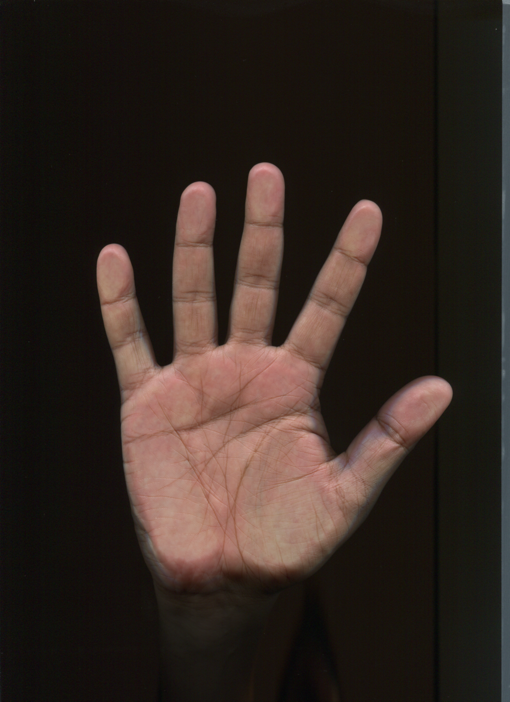
#> input picture training/081.tif, 510 x 702 px
$ jupyter execute notebook.ipynb
#> lines starting #> are read from the running program, lines starting #| are printed output that depends on the picture; after the words box and inside, x2 and y2 are one past the last pixel; in counts of white or black regions, pixels touching at a corner belong together
[cell 1]
import numpy as np
import pandas as pd

import matplotlib.pyplot as plt
from PIL import Image, ImageOps, ImageFont, ImageDraw
import csv

import cv2

import pickle

[cell 2]
# Load image
image = cv2.imread('training/081.tif')
#> image is the input picture: shape (702, 510, 3); mean B, G, R 33.2, 39.5, 51.2

if True:
    for i in range(image.shape[0]):
        for j in range(image.shape[1]):
            image[i, j] = image[i, j][::-1]
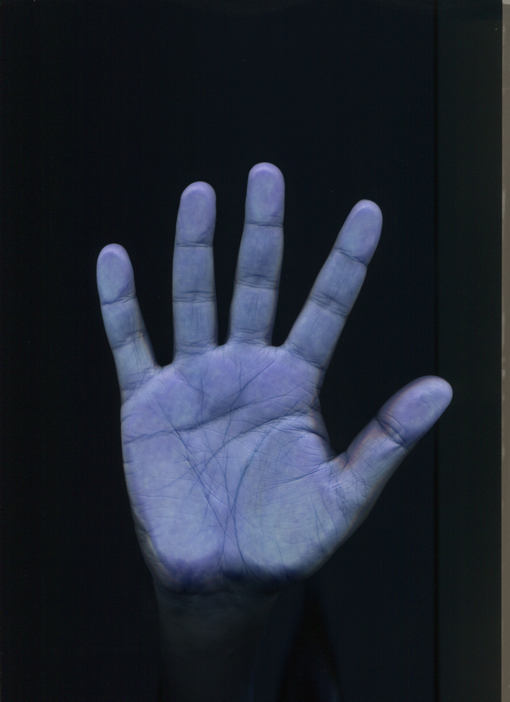
#> image: shape (702, 510, 3); mean B, G, R 51.2, 39.5, 33.2

gray = cv2.cvtColor(image,cv2.COLOR_BGR2GRAY)
threshold = gray.copy()
threshold[threshold < 50] = 0
threshold[threshold > 0] = 1
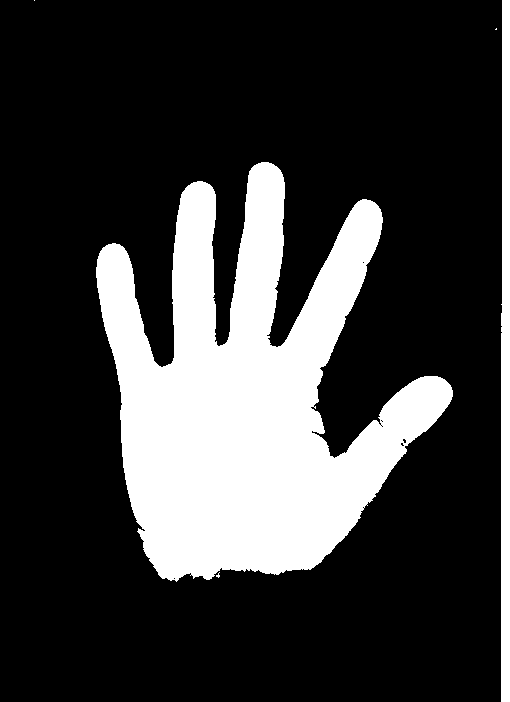
#> threshold: shape (702, 510); values 0 (black) and 1 (white), 23.2% white; 5 white regions (3 under 20 px)

contours, hierarchy = cv2.findContours(threshold, cv2.RETR_EXTERNAL, cv2.CHAIN_APPROX_SIMPLE)
#> contours = 5 contours, 3 with area under 20; largest, box (x1, y1, x2, y2) and area: (96, 162, 453, 582) 75838, (501, 0, 510, 702) 5294

filter_contours = sorted(contours, key=cv2.contourArea, reverse=True)
#> filter_contours has the same summary as contours
contours = [filter_contours[0]]
#> contours = 1 contour; box (x1, y1, x2, y2) and area: (96, 162, 453, 582) 75838

image_contours = cv2.drawContours(image * 0, contours, -1, (0,255,0), 3)
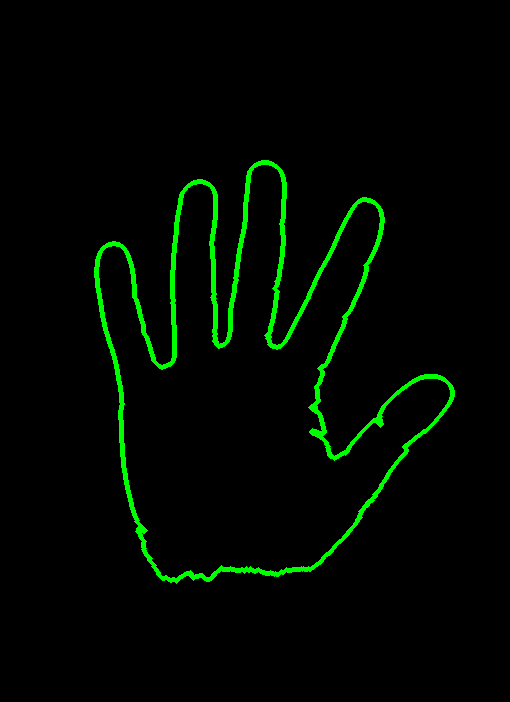
#> image_contours: shape (702, 510, 3); mean B, G, R 0, 7.8, 0

# Draw image ans contours
fig, (ax1, ax2) = plt.subplots(1, 2, figsize=(16, 16))

ax1.imshow(image)
ax1.axis('off')

ax2.imshow(image_contours)
ax2.axis('off')

plt.show()

[cell 3]
Image.fromarray(image_contours)

[cell 4]
hull = cv2.convexHull(contours[0], returnPoints=False)
#> hull = 45 values, max 1085 at index 0, min 0 at index 44, mean 450.8

Image.fromarray(cv2.drawContours(image_contours, [cv2.convexHull(contours[0])], -1, (255, 0,0), 3))

[cell 5]
cnt = contours[0]
#> cnt = contour of 1086 points, box (x1, y1, x2, y2) (96, 162, 453, 582), area 75838
img = image.copy()
defects = cv2.convexityDefects(cnt,hull)
#> defects = 39 rows, first 6: [0, 120, 63, 42156], [120, 122, 121, 114], [122, 124, 123, 142], [124, 236, 161, 34306], [237, 239, 238, 142], [239, 241, 240, 114]

P = []
for i in range(defects.shape[0]):
    P.append(defects[i, 0][0])
    P.append(defects[i, 0][2])
    P.append(defects[i, 0][1])
#> after the loop, P = 117 values from 0 to 1085

K   = [P[0]]
#> K = [0]
K_i = [0]
for i, p in enumerate(P):
    s = tuple(cnt[K[-1]][0])
    e = tuple(cnt[p][0])
    f = tuple(cnt[K[0]][0])
    if (s[0] - e[0]) ** 2 + (s[1] - e[1]) ** 2 > 4000:
        K.append(p)
        K_i.append(i)
#> this loop made 117 passes
#> (p, s, e) on passes 2, 3, 5, 6, 7, 8, 9, 10: (63, (261, 162), (219, 346)), (120, (219, 346), (193, 182)), (121, (193, 182), (192, 183)), (122, (193, 182), (191, 183)), (122, (193, 182), (191, 183)), (123, (193, 182), (189, 185)), (124, (193, 182), (188, 185)), (124, (193, 182), (188, 185))
#> after the loop, K = [0, 63, 120, 161, 236, 295, 310, 342, 415, 466, 507, 580, 607, 702, 865, 1009, 1083]; K_i = [0, 1, 2, 10, 11, 28, 29, 40, 62, 65, 80, 85, 95, 103, 104, 112, 113]
s = tuple(cnt[K[0]][0])
#> s = (261, 162)
e = tuple(cnt[K[-1]][0])
#> e = (271, 163)
if (s[0] - e[0]) ** 2 + (s[1] - e[1]) ** 2 < 4000:
    K = K[:len(K) - 1]
#> K = [0, 63, 120, 161, 236, 295, 310, 342, 415, 466, 507, 580, 607, 702, 865, 1009]
    K_i = K_i[:len(K_i) - 1]
#> K_i = [0, 1, 2, 10, 11, 28, 29, 40, 62, 65, 80, 85, 95, 103, 104, 112]

for i in range(len(P)):
    cv2.circle(img, tuple(cnt[P[i]][0]), 7, [0,255,255], -1)
#> this loop made 117 passes
#> img: shape (702, 510, 3); 1.81% of pixels changed, all inside (x1, y1, x2, y2) = (89, 155, 460, 589)


for i in range(len(K)):
    cv2.circle(img, tuple(cnt[K[i]][0]), 5, [255,0,0], -1)
#> this loop made 16 passes
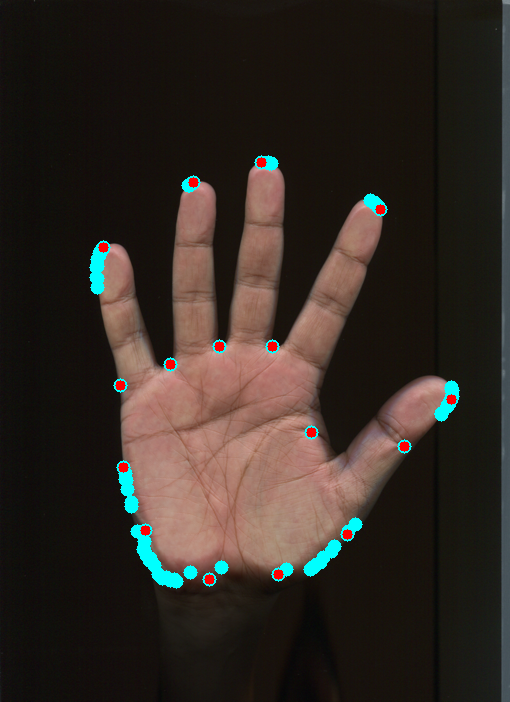
#> img: shape (702, 510, 3); mean R, G, B 50.6, 42, 36

Image.fromarray(img)

[cell 6]
def check(ind):
    pre_is_longer = True
    m = cv2.moments(cnt)
    cen = (int(m['m10'] / m['m00']), int(m['m01'] / m['m00']))
    p = tuple(cnt[K[ind]][0])

    pre_dist = (cen[0] - p[0]) ** 2 + (cen[1] - p[1]) ** 2
    for i in range(ind + 1, ind + 9):
        p = tuple(cnt[K[i]][0])
        dist = (cen[0] - p[0]) ** 2 + (cen[1] - p[1]) ** 2
        if dist > pre_dist and pre_is_longer:
            return False
        if dist < pre_dist and not pre_is_longer:
            return False
        pre_is_longer = not pre_is_longer
        pre_dist = dist
    for i in range(ind+ 1, ind + 7):
        p1 = tuple(cnt[K[i]][0])
        p2 = tuple(cnt[K[i + 1]][0])
        p3 = tuple(cnt[K[i + 2]][0])
        v1 = (p2[0] - p1[0], p2[1] - p1[1])
        v2 = (p3[0] - p2[0], p3[1] - p2[1])
        if v1[0] * v2[0] + v1[1] * v2[1]  > 0:
            return False
    p1 = tuple(cnt[K[ind]][0])
    p2 = tuple(cnt[K[ind + 8]][0])
    v1 = (p1[0] - cen[0], p1[1] - cen[1])
    v2 = (p2[0] - cen[0], p2[1] - cen[1])
    if v1[0] * v2[1] - v1[1] * v2[0] > 0:
        return False

    return True

img = image.copy()
m = cv2.moments(cnt)
#> m = moments, m00 75838, centre m10/m00, m01/m00 = (247.4, 399.3)
x = int(m['m10'] / m['m00'])
#> x = 247
y = int(m['m01'] / m['m00'])
#> y = 399
cen = (x, y)
#> cen = (247, 399)
cv2.circle(img, cen, 10, [255,0,255], -1)
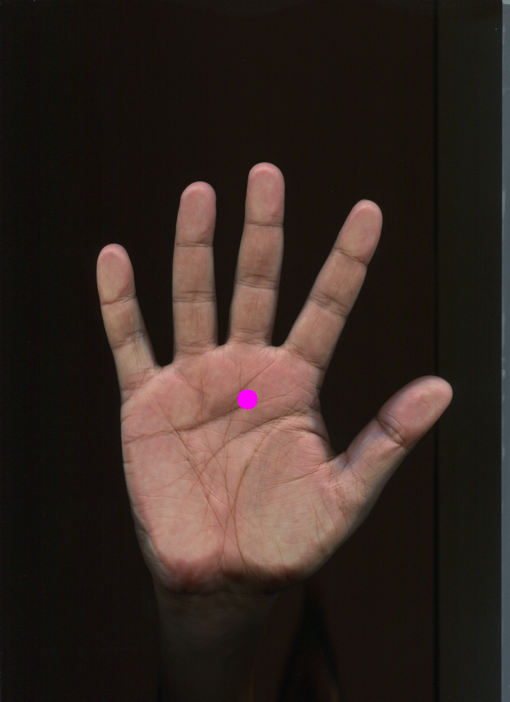
#> img: shape (702, 510, 3); 0.09% of pixels changed, all inside (x1, y1, x2, y2) = (237, 389, 258, 410)
end = -1000
for M in range(-9, len(K) - 8):
    if check(M):
        if M + 8 <= 0:
            end = max(end, len(K) - M - 8)
        else:
            end = max(end, M + 8)
        for i in range(M, M + 9):
            cv2.circle(img, tuple(cnt[K[i]][0]), 5, [255,0,0], -1)
#> this loop made 17 passes
#> (p1 in check, p2 in check, v1 in check, v2 in check, end) on passes 4, 6: ((347, 534), (193, 182), (100, 135), (-54, -217), 2), ((451, 399), (103, 247), (204, 0), (-144, -152), 4)
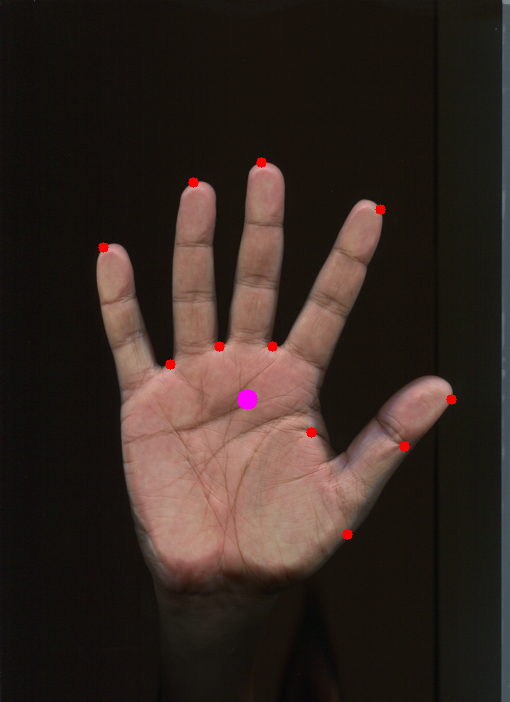
#> img: shape (702, 510, 3); 0.25% of pixels changed, all inside (x1, y1, x2, y2) = (98, 157, 457, 540)
end = end % len(K)

Image.fromarray(img)

[cell 7]
img = image.copy()
hand = []
for i in range(8, -1, -1):
        hand.append(end - i)
#> after the loop, hand = [-4, -3, -2, -1, 0, 1, 2, 3, 4]

dist = 0
ind = 0
r = tuple(cnt[K[hand[3]]][0])
#> r = (272, 346)
l = tuple(cnt[K[hand[5]]][0])
#> l = (219, 346)
for i in (range(K_i[hand[3]] + 1, K_i[hand[5]])):
    p = tuple(cnt[P[i]][0])
    if  (l[0] - p[0]) ** 2 + (l[1] - p[1]) ** 2 + (r[0] - p[0]) ** 2 + (r[1] - p[1]) ** 2 > dist:
        dist = (l[0] - p[0]) ** 2 + (l[1] - p[1]) ** 2 + (r[0] - p[0]) ** 2 + (r[1] - p[1]) ** 2
        ind = i
#> after the loop, dist = 0; ind = 0
K_i[hand[4]] = ind
K[hand[4]] = P[ind]

dist = 0
ind = 0
r = tuple(cnt[K[hand[1]]][0])
#> r = (311, 432)
l = tuple(cnt[K[hand[3]]][0])
#> l = (272, 346)
for i in (range(K_i[hand[1]] + 1, K_i[hand[3]])):
    p = tuple(cnt[P[i]][0])
    if  (l[0] - p[0]) ** 2 + (l[1] - p[1]) ** 2 + (r[0] - p[0]) ** 2 + (r[1] - p[1]) ** 2 > dist:
        dist = (l[0] - p[0]) ** 2 + (l[1] - p[1]) ** 2 + (r[0] - p[0]) ** 2 + (r[1] - p[1]) ** 2
        ind = i
#> this loop made 8 passes
#> (p, dist) on passes 1, 3, 4, 5, 7: ((380, 209), 84923), ((378, 207), 85671), ((378, 206), 86401), ((374, 202), 88009), ((370, 200), 88225)
#> after the loop, dist = 88225; ind = 110
K_i[hand[2]] = ind
K[hand[2]] = P[ind]

p1 = tuple(cnt[K[hand[1]]][0])
#> p1 = (311, 432)
p2 = tuple(cnt[K[hand[2]]][0])
#> p2 = (370, 200)
v = (p2[0] - p1[0], p2[1] - p1[1])
#> v = (59, -232)

dist = 0
ind = 0
i = K_i[hand[1]]
#> i = 103

while True:
    i -= 1
    p = tuple(cnt[P[i]][0])
    v1 = (p[0] - p1[0], p[1] - p1[1])
    if v[0] * v1[1] - v[1] * v1[0] <= 0:
        break
    if (v[0] * v1[0] + v[1] * v1[1]) / (v[0] ** 2 + v[1] ** 2) ** 0.5 / (v1[0] ** 2 + v1[1] ** 2) ** 0.5 < -1 / 2 ** 0.5:
        break

    if v1[0] ** 2 + v1[1] ** 2 > dist:
        dist = v1[0] ** 2 + v1[1] ** 2
        ind = i
#> this loop made 19 passes
#> (i, p, v1, dist, ind) on passes 1, 4: (102, (451, 387), (140, -45), 21625, 102), (99, (452, 390), (141, -42), 21645, 99)
#> after the loop, dist = 21645; i = 84; ind = 99

K_i[hand[0]] = ind
K[hand[0]] = P[ind]

for i in hand:
    cv2.circle(img, tuple(cnt[K[i]][0]), 5, [255,0,25], -1)
#> this loop made 9 passes
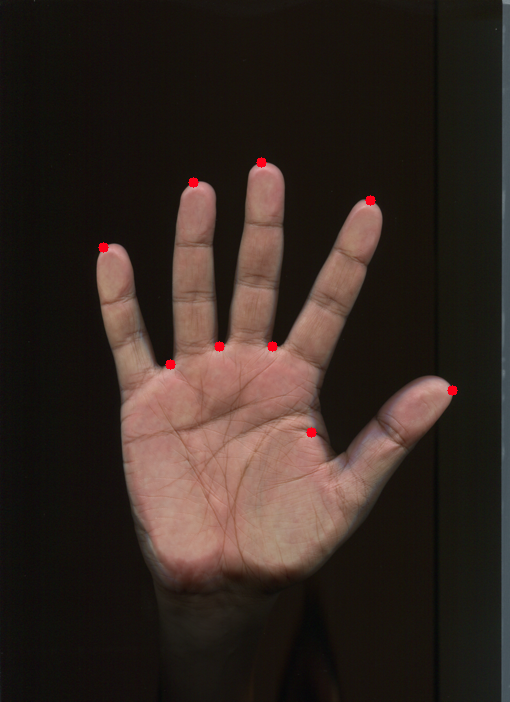
#> img: shape (702, 510, 3); 0.2% of pixels changed, all inside (x1, y1, x2, y2) = (98, 157, 458, 438)

Image.fromarray(img)

[cell 8]
hand_img = cv2.drawContours(image * 0, contours, -1, (255,255,255), -1)[:,:,0]
#> hand_img: shape (702, 510); 21.5% white; 1 white region, box (x1, y1, x2, y2) and area: (96, 162, 453, 582) 76951
trans = cv2.distanceTransform(hand_img, cv2.DIST_L2, 5)
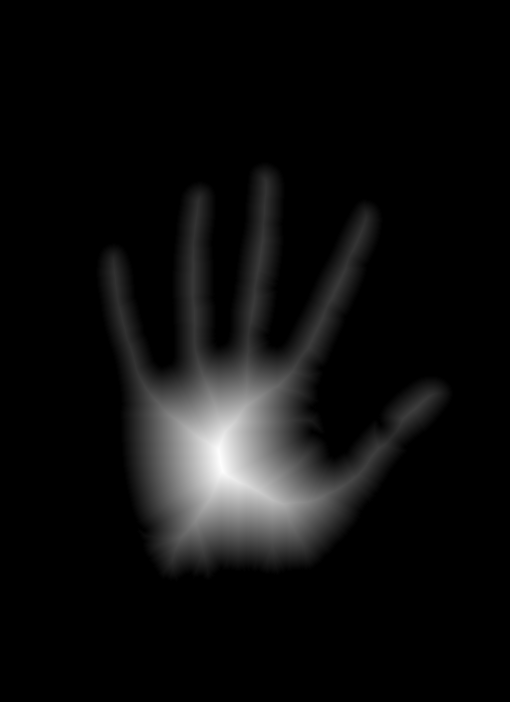
#> trans: shape (702, 510) float32; min 0, max 97.88, mean 5.4; drawn with min black and max white
min_val, max_val, min_loc, max_loc = cv2.minMaxLoc(trans)
#> min_val = 0; max_val = 97.88; min_loc = (0, 0); max_loc = (220, 462)

center = max_loc
#> center = (220, 462)
radius = max_val
#> radius = 97.88

cv2.circle(img, max_loc, int(max_val), [255,0,0], 2)
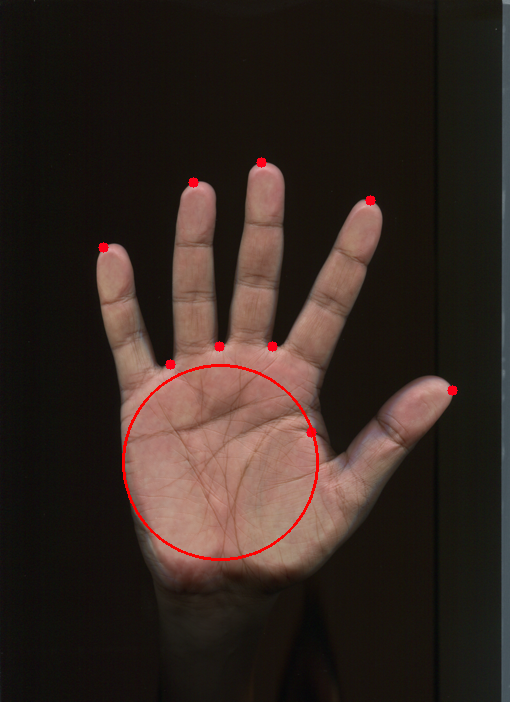
#> img: shape (702, 510, 3); 0.48% of pixels changed, all inside (x1, y1, x2, y2) = (122, 364, 319, 561)
cv2.circle(img, max_loc, 5, [255,255,255], -1)
#> img: shape (702, 510, 3); 0.02% of pixels changed, all inside (x1, y1, x2, y2) = (215, 457, 226, 468)

Image.fromarray(img)

[cell 9]
Image.fromarray(image.copy() * cv2.circle(img * 0, max_loc, int(max_val), [1,1,1], -1))
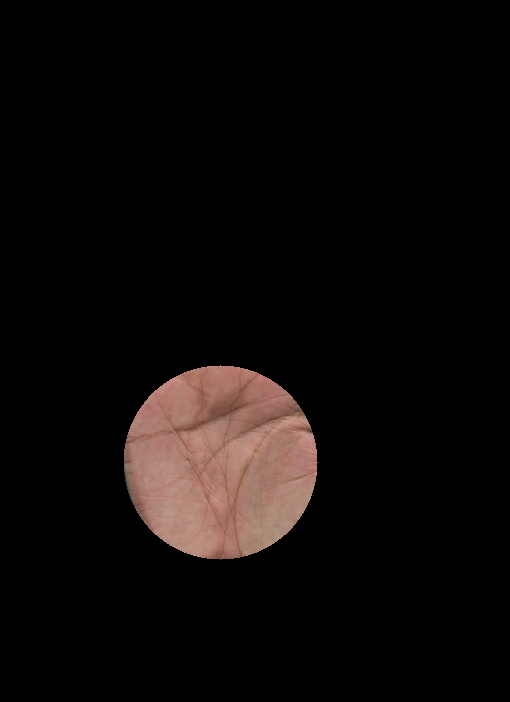
#> Out: PIL image 510x702 RGB; mean R, G, B 13.9, 10.1, 9

[cell 10]
cv2.__version__
#> Out = '4.13.0'

$ run again, with training/001.tif copied over training/081.tif
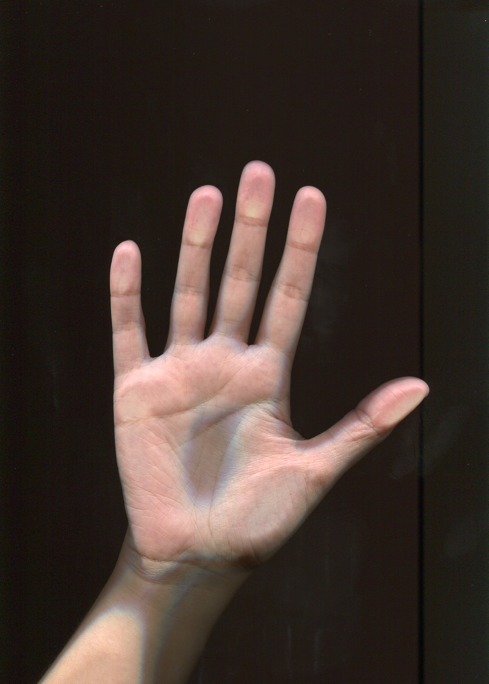
#> input picture training/001.tif, 489 x 684 px
#> image is the input picture: shape (684, 489, 3); mean B, G, R 46.8, 53.1, 66.6
#> `threshold[threshold > 0] = 1`:
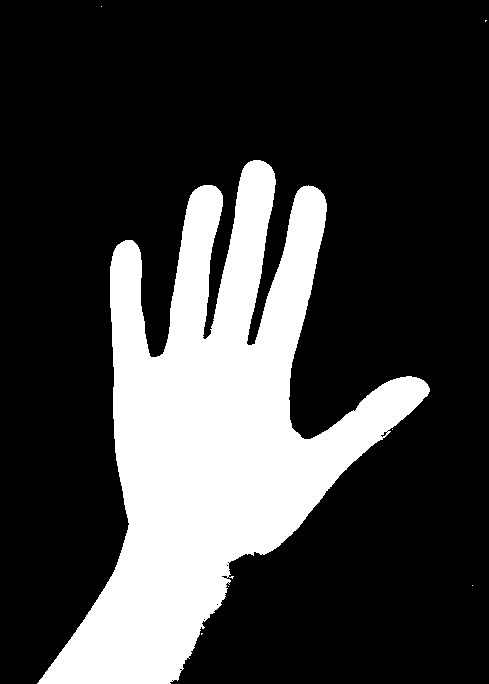
#> threshold: shape (684, 489); values 0 (black) and 1 (white), 24.3% white; 7 white regions (6 under 20 px)
#> `contours, hierarchy = cv2.findContours(threshold, cv2.RETR_EXTERNAL, c..`: contours = 7 contours, 6 with area under 20; largest, box (x1, y1, x2, y2) and area: (37, 160, 430, 684) 80044
#> filter_contours has the same summary as contours
#> `contours = [filter_contours[0]]`: contours = 1 contour; box (x1, y1, x2, y2) and area: (37, 160, 430, 684) 80044
#> hull = 22 values, max 1002 at index 0, min 0 at index 21, mean 462.4
#> cnt = contour of 1003 points, box (x1, y1, x2, y2) (37, 160, 430, 684), area 80044
#> defects = 17 rows, first 6: [0, 2, 1, 162], [2, 136, 80, 35605], [136, 138, 137, 142], [138, 240, 197, 29462], [241, 247, 242, 114], [247, 249, 248, 186]
#> after the loop `for i in range(defects.shape[0]):`: P = 51 values from 0 to 1002
#> `K   = [P[0]]`: K = [0]
#> the loop `for i, p in enumerate(P):` made 51 passes
#> (p, s, e) on passes 2, 3, 4, 5, 6, 8, 9, 10: (1, (253, 160), (252, 161)), (2, (253, 160), (250, 161)), (2, (253, 160), (250, 161)), (80, (253, 160), (205, 339)), (136, (205, 339), (198, 187)), (137, (198, 187), (196, 189)), (138, (198, 187), (195, 189)), (138, (198, 187), (195, 189))
#> after the loop `for i, p in enumerate(P):`: K = [0, 80, 136, 197, 240, 296, 397, 398, 520, 642, 734, 823, 927, 1000]; K_i = [0, 4, 5, 10, 11, 22, 23, 24, 28, 29, 37, 38, 46, 47]
#> `s = tuple(cnt[K[0]][0])`: s = (253, 160)
#> `e = tuple(cnt[K[-1]][0])`: e = (263, 161)
#> `K = K[:len(K) - 1]`: K = [0, 80, 136, 197, 240, 296, 397, 398, 520, 642, 734, 823, 927]
#> `K_i = K_i[:len(K_i) - 1]`: K_i = [0, 4, 5, 10, 11, 22, 23, 24, 28, 29, 37, 38, 46]
#> the loop `for i in range(len(P)):` made 51 passes
#> the loop `for i in range(len(K)):` made 13 passes
#> m = moments, m00 80043.5, centre m10/m00, m01/m00 = (211.5, 435.3)
#> x = 211
#> y = 435
#> `cen = (x, y)`: cen = (211, 435)
#> the loop `for M in range(-9, len(K) - 8):` made 14 passes
#> (p1 in check, p2 in check, v1 in check, v2 in check, end) on pass 6: ((427, 395), (118, 244), (216, -40), (-93, -191), 4)
#> after the loop `for i in range(8, -1, -1):`: hand = [-4, -3, -2, -1, 0, 1, 2, 3, 4]
#> `r = tuple(cnt[K[hand[3]]][0])`: r = (248, 345)
#> `l = tuple(cnt[K[hand[5]]][0])`: l = (205, 339)
#> after the loop `for i in (range(K_i[hand[3]] + 1, K_i[hand[5]])):`: dist = 0
#> `r = tuple(cnt[K[hand[1]]][0])`: r = (291, 427)
#> `l = tuple(cnt[K[hand[3]]][0])`: l = (248, 345)
#> the loop `for i in (range(K_i[hand[1]] + 1, K_i[hand[3]])):` made 8 passes
#> (p, dist) on passes 1, 3, 4, 7: ((323, 194), 83739), ((320, 191), 85437), ((320, 190), 86219), ((317, 188), 87207)
#> after the loop `for i in (range(K_i[hand[1]] + 1, K_i[hand[3]])):`: dist = 87207; ind = 44
#> `p1 = tuple(cnt[K[hand[1]]][0])`: p1 = (291, 427)
#> `p2 = tuple(cnt[K[hand[2]]][0])`: p2 = (317, 188)
#> v = (26, -239)
#> `i = K_i[hand[1]]`: i = 37
#> the loop `while True:` made 9 passes
#> (i, p, v1, dist, ind) on passes 1, 3, 4: (36, (427, 384), (136, -43), 20345, 36), (34, (428, 387), (137, -40), 20369, 34), (33, (429, 388), (138, -39), 20565, 33)
#> after the loop `while True:`: dist = 20565; i = 28; ind = 33
#> the loop `for i in hand:` made 9 passes
#> hand_img: shape (684, 489); 24.3% white; 1 white region, box (x1, y1, x2, y2) and area: (37, 160, 430, 684) 81243
#> min_val = 0; max_val = 91.33; min_loc = (0, 0); max_loc = (209, 469)
#> radius = 91.33
#> `Image.fromarray(image.copy() * cv2.circle(img * 0, max_loc, int(max_va..`:
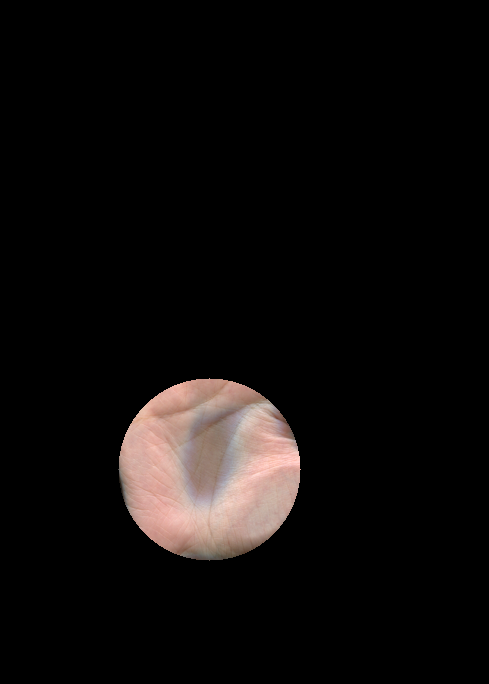
#> Out: PIL image 489x684 RGB; mean R, G, B 15, 12.3, 11.5
#> `cv2.__version__`: Out = '4.13.0'
